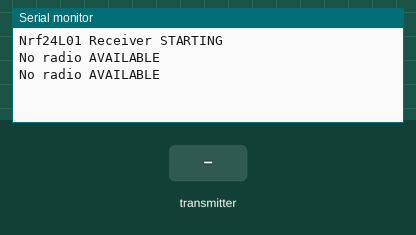
Recording of a sketch running on a simulated Arduino Uno, built with avr-gcc and run on an emulated ATmega328P. Parts: the last lines printed to the serial monitor. Inputs (shaded band) come from the test bench. No radio packets arrive unless stated.

Above: at 2.2 s.
2.3 s: the transmitter starts sending joystick.0 = 0
At 2.9 s:
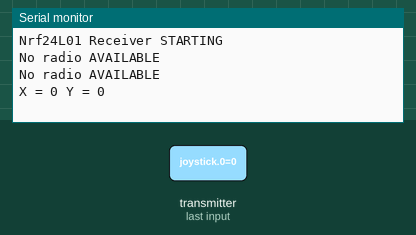
4.5 s: the transmitter starts sending joystick.1 = 256
At 4.9 s:
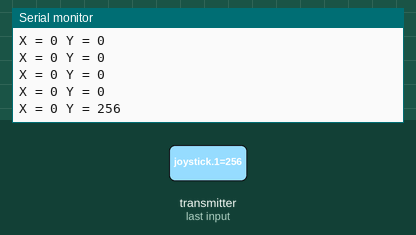
6.0 s: the transmitter starts sending joystick.0 = 256
At 6.4 s:
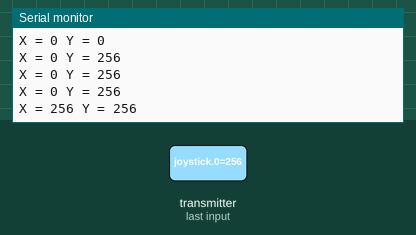
7.5 s: the transmitter starts sending joystick.1 = 0
At 7.9 s:
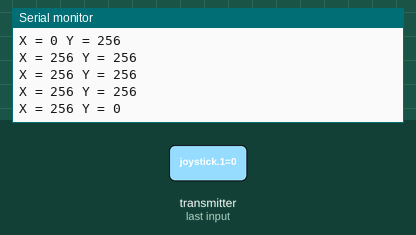

The sketch:

wireless_radio_inersia.ino
```cpp
/* YourDuinoStarter Example: nRF24L01 Receive Joystick values

 - WHAT IT DOES: Receives data from another transceiver with
   2 Analog values from a Joystick or 2 Potentiometers
   Displays received values on Serial Monitor
 - SEE the comments after "//" on each LINE below
 - CONNECTIONS: nRF24L01 Modules See:
 HTTP://arduino-info.wikispaces.com/Nrf24L01-2.4GHz-HowTo
   1 - GND
   2 - VCC 3.3V !!! NOT 5V
   3 - CE to Arduino pin 9
   4 - CSN to Arduino pin 10
   5 - SCK to Arduino pin 13
   6 - MOSI to Arduino pin 11
   7 - MISO to Arduino pin 12
   8 - UNUSED

/*-----( Import needed libraries )-----*/
#include <SPI.h>
#include <nRF24L01.h>
#include <RF24.h>
#include <RF24_config.h>

/*-----( Declare Constants and Pin NUMBERS )-----*/
#define CE_PIN   9
#define CSN_PIN 10

// NOTE: the "LL" at the end of the constant is "LongLong" type
const uint64_t pipe = 0xE8E8F0F0E1LL; // Define the transmit pipe

/*-----( Declare objects )-----*/
RF24 radio(CE_PIN, CSN_PIN); // Create a Radio
/*-----( Declare Variables )-----*/
int joystick[2];  // 2 element array holding Joystick readings

void setup()   /****** SETUP: RUNS ONCE ******/
{
  Serial.begin(9600);
  delay(1000);
  Serial.println("Nrf24L01 Receiver STARTING");
  radio.begin();
  radio.setRetries(15,15);
  radio.openReadingPipe(1,pipe);
  radio.startListening();
  radio.printDetails();
}//--(end setup )---


void loop()   /****** LOOP: RUNS CONSTANTLY ******/
{
  delay(500);
  if ( radio.available() )
  {
    // Read the data payload until we've received everything
    bool done = false;
    while (!done)
    {
      // Fetch the data payload
      done = radio.read( joystick, sizeof(joystick) );
      Serial.print("X = ");
      Serial.print(joystick[0]);
      Serial.print(" Y = ");
      Serial.println(joystick[1]);
    }
  }
  else
  {
      Serial.println("No radio AVAILABLE");
  }

}//--(end main loop )---
```

Measured:
- after the input at 2.3 s, the serial monitor: prints a new line after 0.21 s (image 1)
- after the input at 4.5 s, the serial monitor: prints a new line at once (image 2)
- after the input at 6.0 s, the serial monitor: prints a new line at once (image 3)
- after the input at 7.5 s, the serial monitor: prints a new line at once (image 4)
